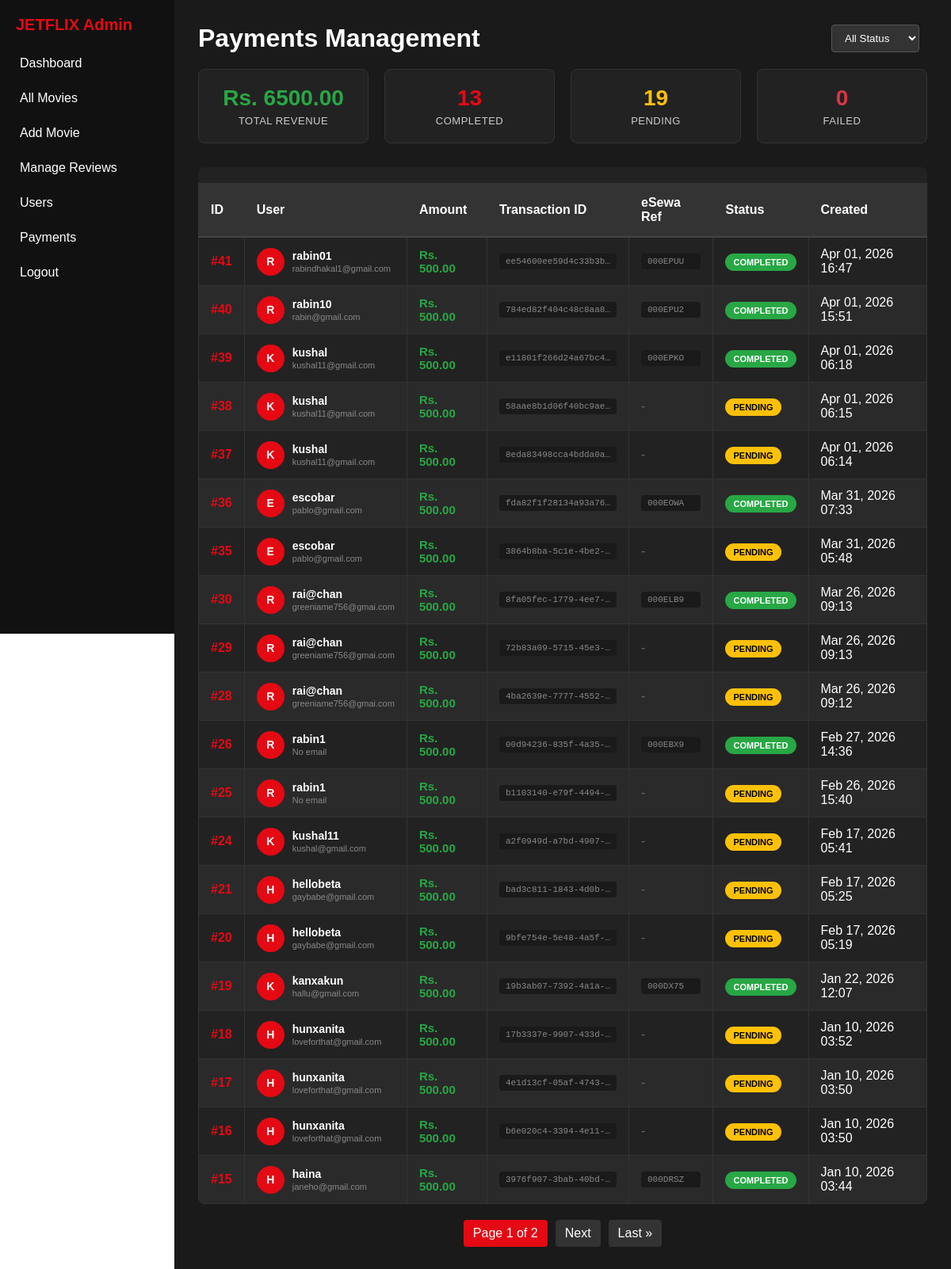
The app's page /adminpanel/payments/ (signed in), older data.
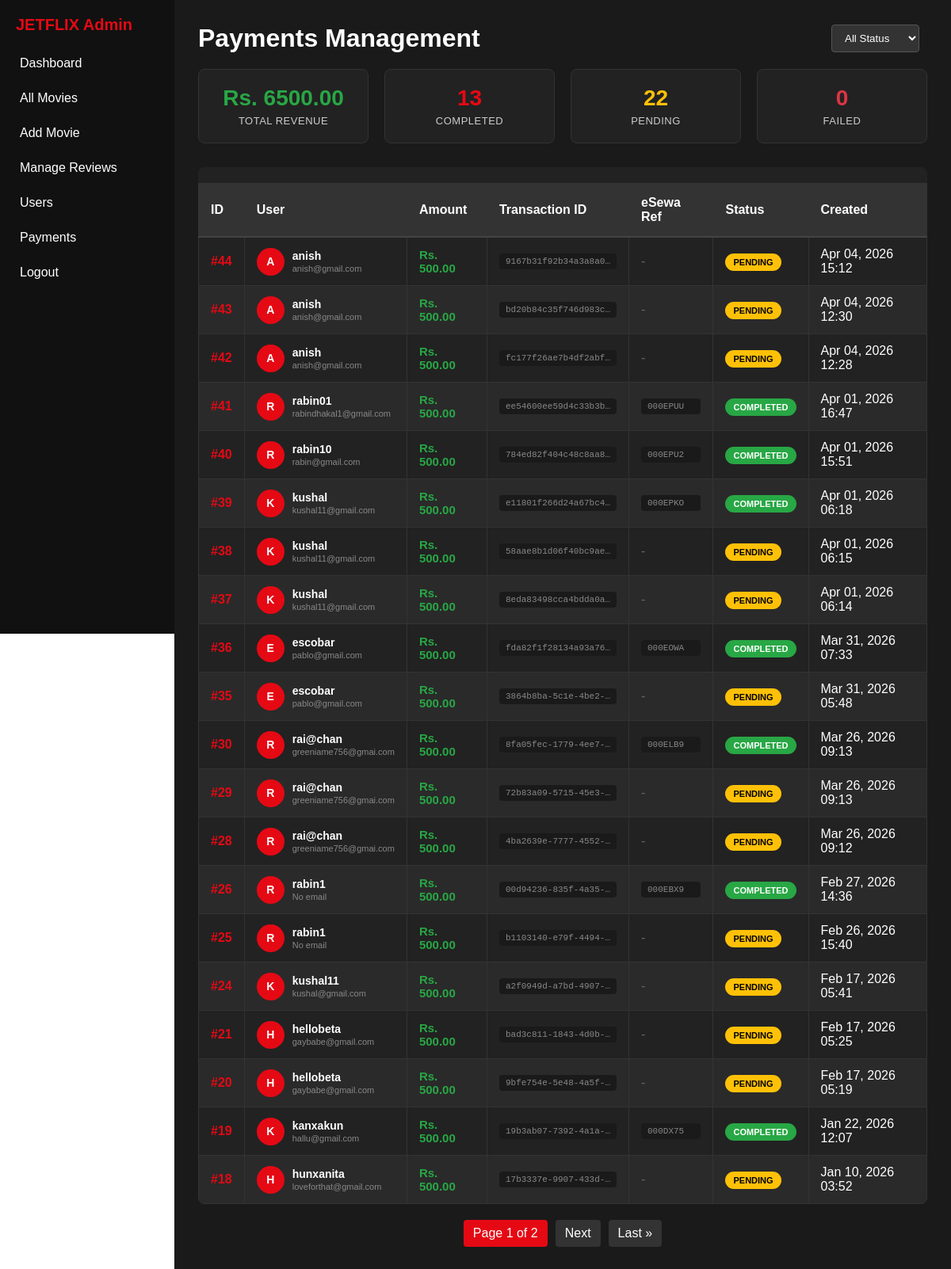
The same page, newer data.
### home/models.py (models this page shows, shortened)
class Payment(models.Model):
    PAYMENT_STATUS = [
        ('pending', 'Pending'),
        ('completed', 'Completed'),
        ('failed', 'Failed'),
    ]
    id = models.AutoField(primary_key=True)
    user = models.ForeignKey(User, on_delete=models.CASCADE, related_name='payments')
    amount = models.DecimalField(max_digits=10, decimal_places=2, default=500.00)
    transaction_id = models.CharField(max_length=100, unique=True)
    esewa_ref_id = models.CharField(max_length=100, blank=True, null=True)
    status = models.CharField(max_length=20, choices=PAYMENT_STATUS, default='pending')
    created_at = models.DateTimeField(auto_now_add=True)

### adminpanel/views.py (the view)
# urls.py: path('payments/', views.manage_payments, name='manage_payments'),
@staff_member_required
def manage_payments(request):
    from home.models import Payment
    from django.db.models import Sum
    payments = Payment.objects.select_related('user').order_by('-created_at')
    total_revenue = Payment.objects.filter(status='completed').aggregate(Sum('amount'))['amount__sum'] or 0
    completed_payments = Payment.objects.filter(status='completed').count()
    pending_payments = Payment.objects.filter(status='pending').count()
    failed_payments = Payment.objects.filter(status='failed').count()
    paginator = Paginator(payments, 20)
    page_number = request.GET.get('page')
    page_obj = paginator.get_page(page_number)
    return render(request, 'adminpanel/manage_payments.html', {
        'page_obj': page_obj,
        'payments': page_obj,
        'total_revenue': total_revenue,
        'completed_payments': completed_payments,
        'pending_payments': pending_payments,
        'failed_payments': failed_payments,
    })

### home/context_processors.py (called while the page is built)
def all_movies(request):
    if request.user.is_authenticated:
        movies = Movie.objects.filter(is_published=True).select_related('language').prefetch_related('genres').all()
        return {'all_movies': movies}
    return {'all_movies': []}

### adminpanel/templates/adminpanel/manage_payments.html (shortened to what this page needs)
{% extends 'adminpanel/base.html' %}
{% block content %}
<div class="payments-header">
  <h1>Payments Management</h1>
  <div>
    <select class="filter-box" id="statusFilter">
      <option value="">All Status</option>
    </select>
  </div>
</div>
<div class="payments-stats">
  <div class="stat-card revenue">
    <div class="stat-number">Rs. {{ total_revenue|floatformat:2 }}</div>
    <div class="stat-label">Total Revenue</div>
  </div>
  <div class="stat-card">
    <div class="stat-number">{{ completed_payments }}</div>
    <div class="stat-label">Completed</div>
  </div>
  <div class="stat-card pending">
    <div class="stat-number">{{ pending_payments }}</div>
    <div class="stat-label">Pending</div>
  </div>
  <div class="stat-card failed">
    <div class="stat-number">{{ failed_payments }}</div>
    <div class="stat-label">Failed</div>
  </div>
</div>
<div class="payments-table">
  <table>
    <thead>
      <tr>
        <th>ID</th>
        <th>User</th>
        <th>Amount</th>
        <th>Transaction ID</th>
        <th>eSewa Ref</th>
        <th>Status</th>
        <th>Created</th>
      </tr>
    </thead>
    <tbody id="paymentsTableBody">
      {% for payment in payments %}
      <tr data-status="{{ payment.status }}">
        <td style="font-weight: 600; color: #e50914;">#{{ payment.id }}</td>
        <td>
          <div class="user-info">
            <div class="user-avatar">
              {{ payment.user.username|first|upper }}
            </div>
            <div class="user-details">
              <h4>{{ payment.user.username }}</h4>
              <p>{{ payment.user.email|default:"No email" }}</p>
            </div>
          </div>
        </td>
        <td class="amount-cell">Rs. {{ payment.amount }}</td>
        <td>
          <div class="transaction-id">{{ payment.transaction_id|truncatechars:20 }}</div>
        </td>
        <td>
          {% if payment.esewa_ref_id %}
            <div class="transaction-id">{{ payment.esewa_ref_id|truncatechars:15 }}</div>
          {% else %}
            <span style="color: #666;">-</span>
          {% endif %}
        </td>
        <td>
          <span class="status-badge status-{{ payment.status }}">
            {{ payment.get_status_display }}
          </span>
        </td>
        <td>{{ payment.created_at|date:"M d, Y H:i" }}</td>
      </tr>
      {% empty %}
      <tr>
        <td colspan="7" style="text-align: center; padding: 40px; color: #888;">
          No payments found.
        </td>
      </tr>
      {% endfor %}
    </tbody>
  </table>
</div>
{% if page_obj.has_other_pages %}
<div class="pagination">
  <span class="current">
    Page {{ page_obj.number }} of {{ page_obj.paginator.num_pages }}
  </span>
  {% if page_obj.has_next %}
    <a href="?page={{ page_obj.next_page_number }}">Next</a>
    <a href="?page={{ page_obj.paginator.num_pages }}">Last &raquo;</a>
  {% endif %}
</div>
{% endif %}
{% endblock %}

Row changes from the older to the newer data that the page shows:
no longer on this page (row unchanged): Payment: id "17", user.username|first "H", user.username "hunxanita", user.email "loveforthat@gmail.com", amount "500.00", transaction_id "4e1d13cf-05af-4743-…", status "PENDING", created_at "Jan 10, 2026 03:50"
no longer on this page (row unchanged): Payment: id "16", user.username|first "H", user.username "hunxanita", user.email "loveforthat@gmail.com", amount "500.00", transaction_id "b6e020c4-3394-4e11-…", status "PENDING", created_at "Jan 10, 2026 03:50"
no longer on this page (row unchanged): Payment: id "15", user.username|first "H", user.username "haina", user.email "janeho@gmail.com", amount "500.00", transaction_id "3976f907-3bab-40bd-…", esewa_ref_id "000DRSZ", status "COMPLETED", created_at "Jan 10, 2026 03:44"
added Payment: id "44", user.username|first "A", user.username "anish", user.email "anish@gmail.com", amount "500.00", transaction_id "9167b31f92b34a3a8a0…", status "PENDING", created_at "Apr 04, 2026 15:12"
added Payment: id "43", user.username|first "A", user.username "anish", user.email "anish@gmail.com", amount "500.00", transaction_id "bd20b84c35f746d983c…", status "PENDING", created_at "Apr 04, 2026 12:30"
added Payment: id "42", user.username|first "A", user.username "anish", user.email "anish@gmail.com", amount "500.00", transaction_id "fc177f26ae7b4df2abf…", status "PENDING", created_at "Apr 04, 2026 12:28"
Text that changed along with them:
{{ pending_payments }}: "19" → "22"
